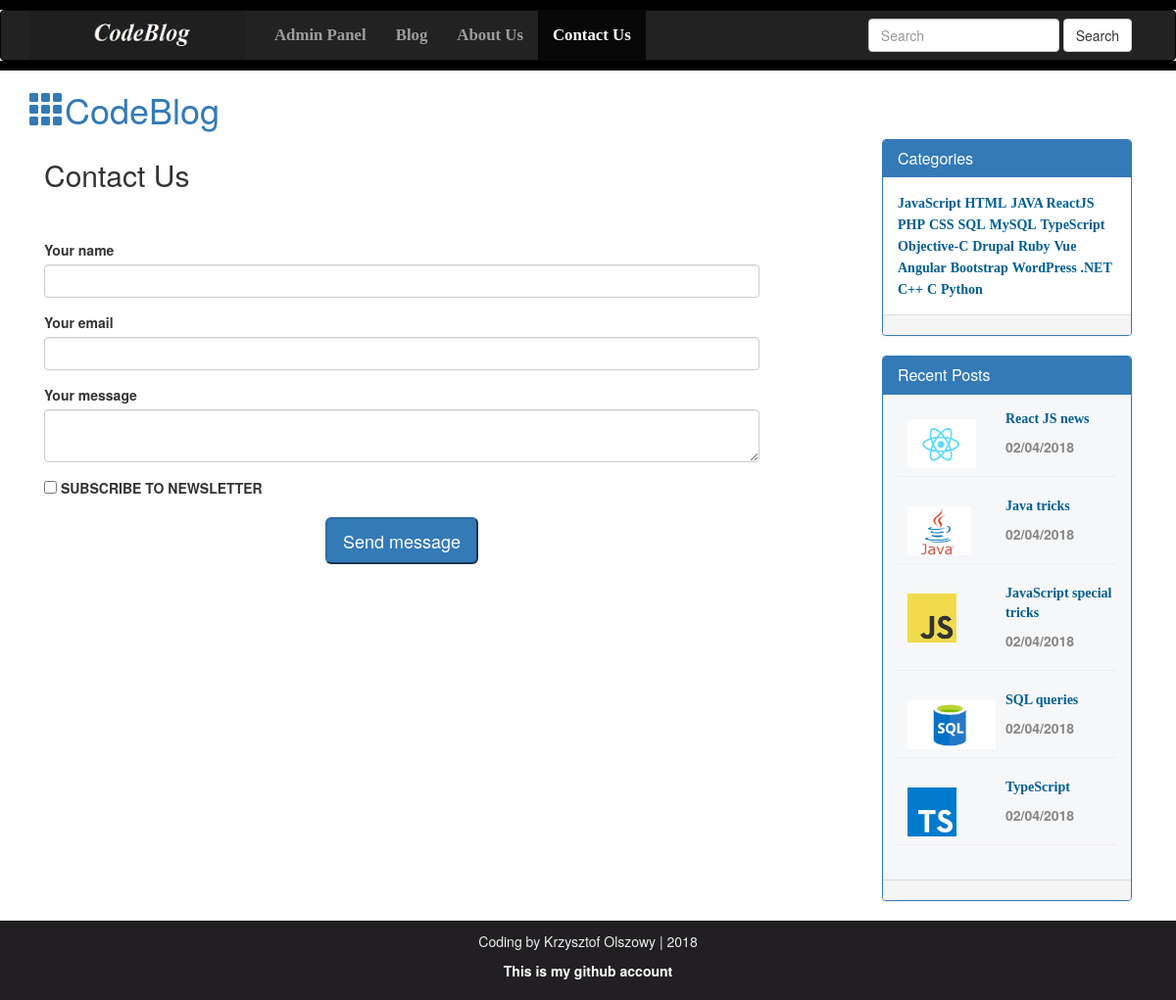
Page /ContactUs.php on the committed database.
### tables this page shows
CREATE TABLE `category` (
  `id` int(10) NOT NULL,
  `date_time` varchar(50) NOT NULL,
  `name` varchar(100) NOT NULL,
  `creatorname` varchar(200) NOT NULL
);

CREATE TABLE `admin_panel` (
  `id` int(10) NOT NULL,
  `date_time` varchar(50) NOT NULL,
  `title` varchar(200) NOT NULL,
  `category` varchar(100) NOT NULL,
  `author` varchar(1000) NOT NULL,
  `image` varchar(200) NOT NULL,
  `post` varchar(10000) NOT NULL
);

### ContactUs.php (the view, shortened to what this page needs)
<!DOCTYPE>
<html>
  <head>
    <link rel="stylesheet" href="css/bootstrap.min.css">
    <link rel="stylesheet" href="css/publicstyles.css">
  </head>
  <body>
    <div style="height: 10px; background-color: #000;"></div>
    <nav class="navbar navbar-inverse" role="navigation">
      <div class="container">
        <div class="navbar-header">
          <a class="navbar-brand" href="Blog.php">
            <img style="margin-top:-15px;" src="images/olszowy.png" width=220; height=50;>
          </a>
        </div>
        <div class="collapse navbar-collapse" id="collapse">
          <ul class="nav navbar-nav">
            <li><a href="dashboard.php">Admin Panel</a></li>
            <li><a href="Blog.php?Page=1">Blog</a></li>
            <li><a href="AboutUs.php">About Us</a></li>
            <li class="active"><a href="ContactUs.php">Contact Us</a></li>
          </ul>
          <form action="Blog.php" method="GET" class="navbar-form navbar-right">
            <div class="form-group">
              <input type="text" name="Search" class="form-control" placeholder="Search">
            </div>
            <button class="btn btn-default" name="SearchButton">Search</button>
          </form>
        </div>
      </div>
    </nav>
    <div class="line" style="height: 10px; background-color: #000;"></div>
    <div class="container">
      <div class="blog-header">
        <h1 class="text-primary"><span class="glyphicon glyphicon-th"></span>CodeBlog</h1>
      </div>
      <div clas="row">
        <div class="col-sm-8">
          <h2 class="center-block">Contact Us</h2>
          <div class="contact">
              <br>
              <br>
            <form method="post" action="" id="contact-form">
              <fieldset>
                <div class="form-group">
                  <label for='name'>Your name</label>
                  <input class="form-control" type='text' id='name' name='name' value="<?php
                    if (isset($_SESSION['contact_name']))
                    {
                      echo $_SESSION['contact_name'];
                      unset($_SESSION['contact_name']);
                    }
                    ?>">
                </div>
                <div class="form-group">
                <label for='email'>Your email</label>
                <input class="form-control" type='email' id='email' name='email' value="<?php
                  if (isset($_SESSION['contact_email']))
                  {
                    echo $_SESSION['contact_email'];
                    unset($_SESSION['contact_email']);
                  }
                  ?>">
                </div>
                <div class="form-group">
                <label for='message'>Your message</label>
                <textarea class="form-control" id='message' name='message'>
                  <?php
                    if (isset($_SESSION['contact_msg']))
                    {
                      echo $_SESSION['contact_msg'];
                      unset($_SESSION['contact_msg']);
                    }
                    ?>
                </textarea>
                </div>
                <div class="form-group">
                <label class="subscribe" for='subscribe'>
                <input  type='checkbox' id='subscribe' name='subscribe' value='Subscribe'>
                <?php echo strtoupper('Subscribe to newsletter')?></label>
                </div>
                <input class="btn-primary btn-lg center-block" type='submit' name='contact-submit' value='Send message'>
              </fieldset>
            </form>
          </div>
        </div>
        <div class="col-sm-offset-1 col-sm-3">
          <div class="panel panel-primary">
            <div class="panel-heading">
              <h2 class="panel-title">Categories</h2>
            </div>
            <div class="panel-body">
              <?php
              global $connection;
              $ViewQuery = "SELECT * FROM category ORDER BY date_time desc";
              $execute=mysqli_query($connection,$ViewQuery);
              while($DataRows=mysqli_fetch_array($execute)){
                $CategoryName=$DataRows['name'];
            ?>
                <a href="Blog.php?Category=<?php echo $CategoryName;?>" target="_blank">
                  <span id="heading"><?php echo $CategoryName ?></span>
                </a>
            <?php
              }
            ?>
            </div>
            <div class="panel-footer">
            </div>
          </div>
          <div class="panel panel-primary">
            <div class="panel-heading">
              <h2 class="panel-title">Recent Posts</h2>
            </div>
            <div class="panel-body background">
              <?php
                global $connection;
                $ViewQuery = "SELECT * FROM admin_panel ORDER BY date_time desc LIMIT 0,5";
                $execute=mysqli_query($connection,$ViewQuery);
                while($DataRows=mysqli_fetch_array($execute)){
                  $IdPost=$DataRows['id'];
                  $TitlePost=$DataRows['title'];
                  $DateTime=$DataRows['date_time'];
                  $ImagePost=$DataRows['image'];
              ?>
                <div>
                  <a href="FullPost.php?id=<?php echo $IdPost; ?>" target="_blank">
                    <img class="pull-left" style="margin-top:10px; margin-left:10px" src="Upload/<?php echo htmlentities($ImagePost);?>" width:"50px" height="50px">
                    <p id="heading" style="margin-left:110px;" ><?php echo htmlentities($TitlePost)?></p>
                  </a>
                    <p class="description" style="margin-left:110px;" >
                      <?php
                        if(strlen($DateTime)>11){
                          $DateTime=substr($DateTime,0,11);
                        }
                        echo htmlentities($DateTime)
                      ?>
                    </p>
                  <hr>
                </div>
              <?php
                }
              ?>
            </div>
            <div class="panel-footer"></div>
          </div>
        </div>
      </div>
    </div>
    <div id="footer">
      <p> Coding by Krzysztof Olszowy | 2018</p>
      <a style="color: #fff; text-decoration:none; cursor: pointer; font-weight: bold;" href="https://github.com/Olszi11" target="_blank">
        <p>This is my github account</p>
      </a>
    </div>
  </body>
</html>

### css/publicstyles.css (style rules this page uses)
.navbar-nav li { font-weight: bold; font-family: Bitter, Georgia, Times, "Times New Roman", serif; font-size: 1.2em; }
.line { margin-top: -20px; }
#footer { padding: 10px; border-top: 1px solid black; color: #eee; background-color: #211f22; text-align: center; }
#heading { font-family: Bitter, Georgia, "Time New Roman", Times, serif; font-weight: bold; color: #005E90; }
.description { color: #868686; font-weight: bold; margin-top: -2px; }
.background { background-color: #F6F7F9; }

### rows in the picture
category: name "JavaScript"
category: name "HTML"
category: name "JAVA"
category: name "ReactJS"
category: name "PHP"
category: name "CSS"
category: name "SQL"
category: name "MySQL"
category: name "TypeScript"
category: name "Objective-C"
category: name "Drupal"
category: name "Ruby"
category: name "Vue"
category: name "Angular"
category: name "Bootstrap"
category: name "WordPress"
category: name ".NET"
category: name "C++"
category: name "C"
category: name "Python"
admin_panel: image (picture), title "React JS news", date_time "02/04/2018"
admin_panel: image (picture), title "Java tricks", date_time "02/04/2018"
admin_panel: image (picture), title "JavaScript special tricks", date_time "02/04/2018"
admin_panel: image (picture), title "SQL queries", date_time "02/04/2018"
admin_panel: image (picture), title "TypeScript", date_time "02/04/2018"
